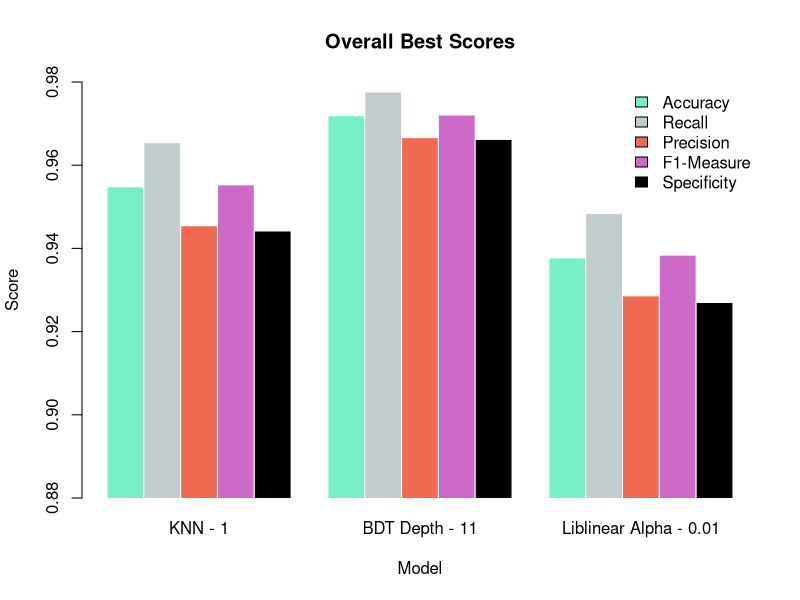
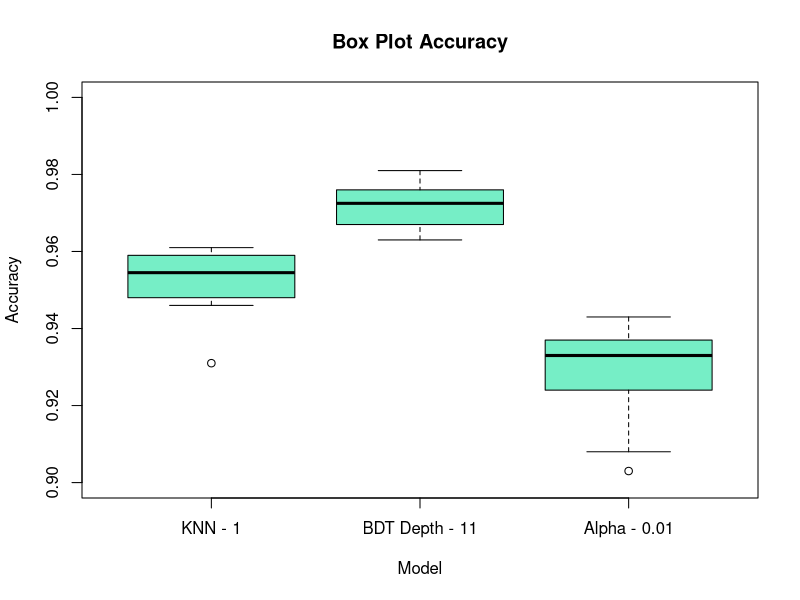
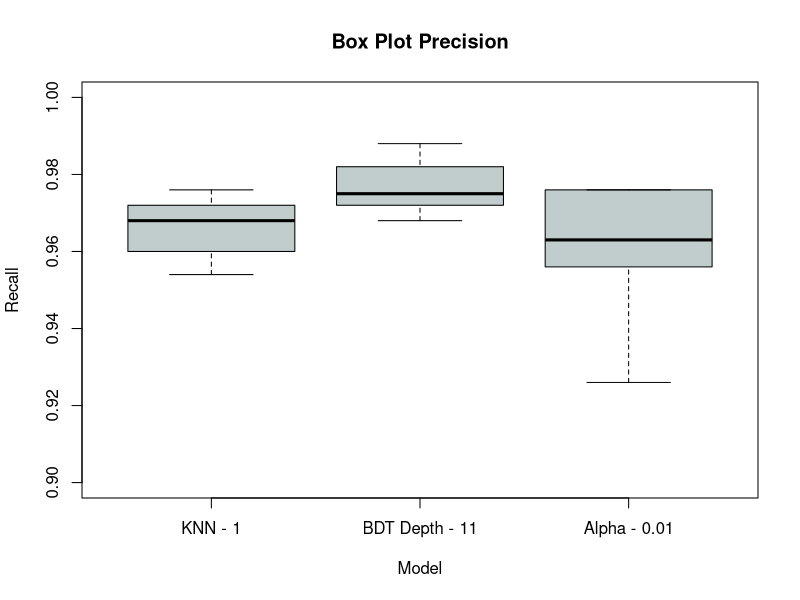

These charts were generated, in order, by the following R code:
tab <- read.csv("best_scores.csv",header = FALSE)
transposed <- t(tab)
colnames(transposed) <- c ("KNN - 1","BDT Depth - 11", "Liblinear Alpha - 0.01")
mat <- as.matrix(transposed)

pdf("./graphs/selected_bar.pdf")
l <- c("Accuracy","Recall","Precision","F1-Measure","Specificity")

barplot(mat, main ="Overall Best Scores",col = c("aquamarine2","azure3","coral2","orchid3","black"),
        beside = TRUE, ylim =c(0.88,0.98), ylab = "Score", xlab = "Model",xpd=FALSE,border="white")
legend("topright", legend = l, 
       fill = c("aquamarine2","azure3","coral2","orchid3","black"), box.lty = 0.5, cex = 1,
)

dev.off()

pdf("./graphs/selected_box_acc.pdf")
boxbest <- read.csv("box_acc.csv",header = FALSE)
boxplot(boxbest,xlab="Model",xaxt='n',ylab="Accuracy",ylim=c(0.90,1), main="Box Plot Accuracy",col="aquamarine2")
axis(1, at=1:3, labels=c("KNN - 1","BDT Depth - 11", "Alpha - 0.01"))
dev.off()

pdf("./graphs/selected_box_rec.pdf")
boxbest <- read.csv("box_rec.csv",header = FALSE)
boxplot(boxbest,xlab="Model",xaxt='n',ylab="Recall",ylim=c(0.90,1), main="Box Plot Precision",col="azure3")
axis(1, at=1:3, labels=c("KNN - 1","BDT Depth - 11", "Alpha - 0.01"))
dev.off()
